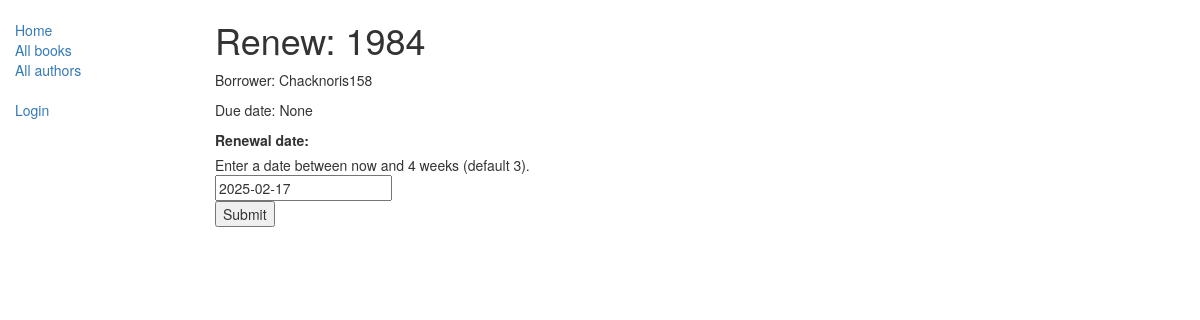
/catalog/book/2971aca5-bd2f-4c87-950b-34d8b2f4738c/renew/, run on an earlier commit of the app's database.
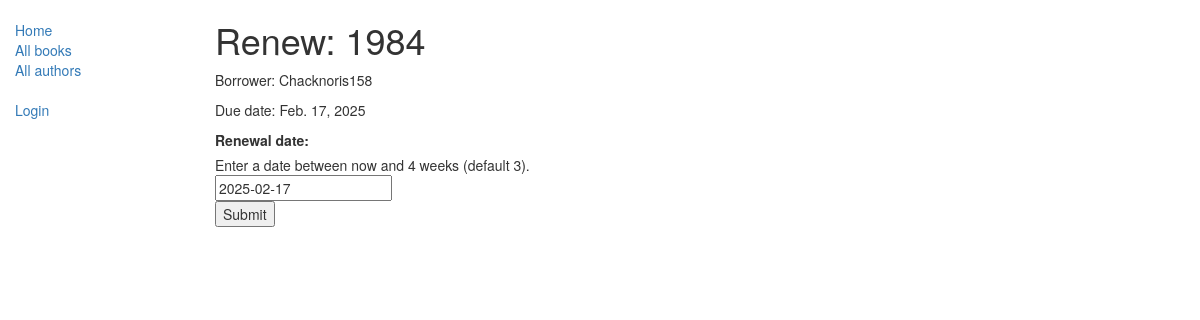
And on a later commit of the database.
### catalog/models.py (models this page shows, shortened)
class BookInstance(models.Model):
    id = models.UUIDField(primary_key=True, default=uuid.uuid4, help_text="Unique ID for this particular book across whole library")
    book = models.ForeignKey('Book', on_delete=models.SET_NULL, null=True)
    imprint = models.CharField(max_length=200)
    due_back = models.DateField(null=True, blank=True)
    borrower = models.ForeignKey(User, on_delete=models.SET_NULL, null=True, blank=True)
    LOAN_STATUS = (
        ('m', 'Maintenance'),
        ('o', 'On loan'),
        ('a', 'Available'),
        ('r', 'Reserved'),
    )
    status = models.CharField(max_length=1, choices=LOAN_STATUS, blank=True, default='m', help_text='Book availability')
    @property
    def is_overdue(self):
        if self.due_back and date.today() > self.due_back:
            return True
        return False
    class Meta:
        ordering = ["due_back"]
        permissions = (("can_mark_returned", "Set book as returned"),)

class Book(models.Model):
    title = models.CharField(max_length=200)
    author = models.ForeignKey('Author', on_delete=models.SET_NULL, null=True)
    summary = models.TextField(max_length=1000, help_text="Enter a brief description of the book")
    isbn = models.CharField('ISBN',max_length=13, help_text='13 Character <a href="https://www.isbn-international.org/content/what-isbn">ISBN number</a>')
    genre = models.ManyToManyField(Genre, help_text="Select a genre for this book.")
    def display_genre(self):
        """
        Creates a string for the Genre. This is required to display genre in Admin.
        """
        return ', '.join([ genre.name for genre in self.genre.all()[:3] ])
    display_genre.short_description = 'Genre'

### catalog/views.py (the view)
# urls.py: path('book/<uuid:pk>/renew/', views.renew_book_librarian, name='renew-book-librarian'),
def renew_book_librarian(request, pk):
    book_inst = get_object_or_404(BookInstance, pk=pk)
    if request.method == 'POST':
        form = RenewBookForm(request.POST)
        if form.is_valid():
            book_inst.due_back = form.cleaned_data['renewal_date']
            book_inst.save()
            return HttpResponseRedirect(reverse('all-borrowed') )
    else:
        proposed_renewal_date = datetime.date.today() + datetime.timedelta(weeks=3)
        form = RenewBookForm(initial={'renewal_date': proposed_renewal_date,})
    return render(request, 'catalog/book_renew_librarian.html', {'form': form, 'bookinst':book_inst})

### catalog/forms.py (shortened to what this page needs)
class RenewBookForm(forms.Form):
    renewal_date = forms.DateField(help_text="Enter a date between now and 4 weeks (default 3).")

### catalog/templates/catalog/book_renew_librarian.html (shortened to what this page needs)
{% extends "base_generic.html" %}
{% block content %}
    <h1>Renew: {{bookinst.book.title}}</h1>
    <p>Borrower: {{bookinst.borrower}}</p>
    <p{% if bookinst.is_overdue %} class="text-danger"{% endif %}>Due date: {{bookinst.due_back}}</p>
    <form action="" method="post">
        <table>
        {{ form }}
        </table>
        <input type="submit" value="Submit" />
    </form>
{% endblock %}

What changed in the data, as far as the page shows it:
changed BookInstance "Chacknoris158": due_back "None" → "Feb. 17, 2025"
